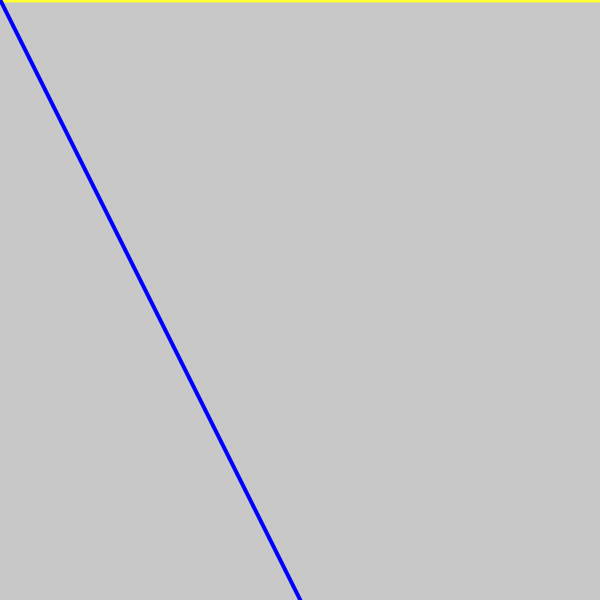
Frame 1 (no input)
Frame 60 (the mouse pressed at the canvas centre just before this capture): identical to frame 1, image omitted
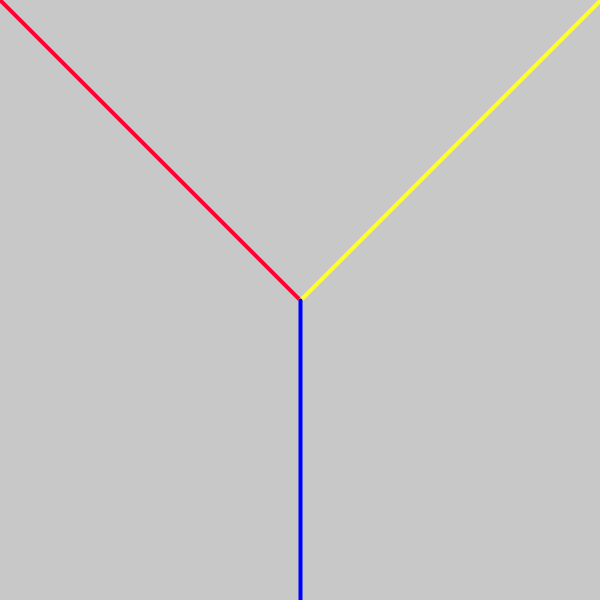
Frame 120 (the mouse held since frame 60 and released just before this capture)

The Processing sketch that drew these frames (run headless with seeded random() and noise(); from frame 60 on, the mouse is pressed at the canvas centre):

// Processing sketch: processing_135191
// ── processing_135191.pde


int aumenta = 0;
 void setup() {
  noCursor();
  size(600, 600);
  strokeWeight(4);
  }
void draw() {
  background(200);
  stroke(255,0,50);
  line(0,0,mouseX,mouseY);
  stroke(255,255,50);
  line(width,0,mouseX,mouseY);
  stroke(0,0,255);
  line(width/2,height,mouseX,mouseY);
}
